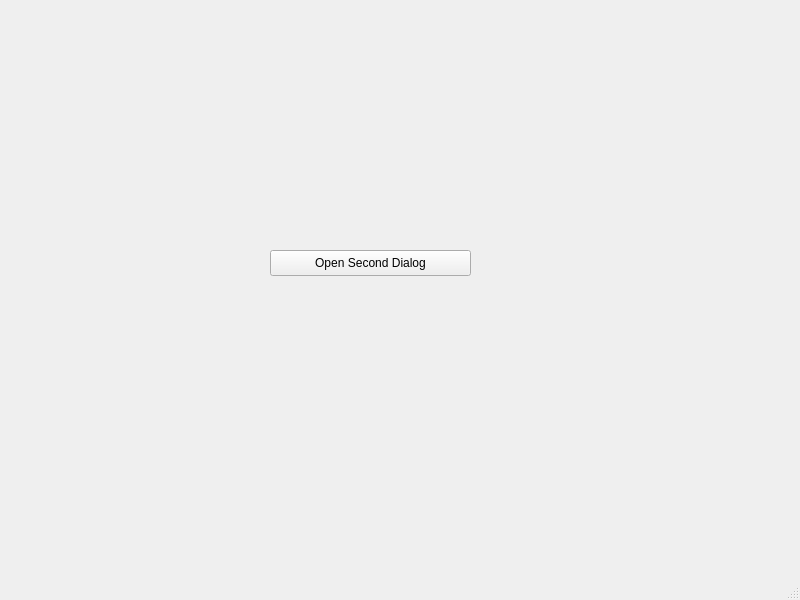
<?xml version="1.0" encoding="UTF-8"?>
<ui version="4.0">
 <class>MainWindow</class>
 <widget class="QMainWindow" name="MainWindow">
  <property name="geometry">
   <rect>
    <x>0</x>
    <y>0</y>
    <width>800</width>
    <height>600</height>
   </rect>
  </property>
  <property name="windowTitle">
   <string>MainWindow</string>
  </property>
  <widget class="QWidget" name="centralwidget">
   <widget class="QPushButton" name="pushButton">
    <property name="geometry">
     <rect>
      <x>270</x>
      <y>250</y>
      <width>201</width>
      <height>26</height>
     </rect>
    </property>
    <property name="text">
     <string>Open Second Dialog</string>
    </property>
   </widget>
  </widget>
  <widget class="QMenuBar" name="menubar">
   <property name="geometry">
    <rect>
     <x>0</x>
     <y>0</y>
     <width>800</width>
     <height>23</height>
    </rect>
   </property>
  </widget>
  <widget class="QStatusBar" name="statusbar"/>
 </widget>
 <resources/>
 <connections/>
</ui>
